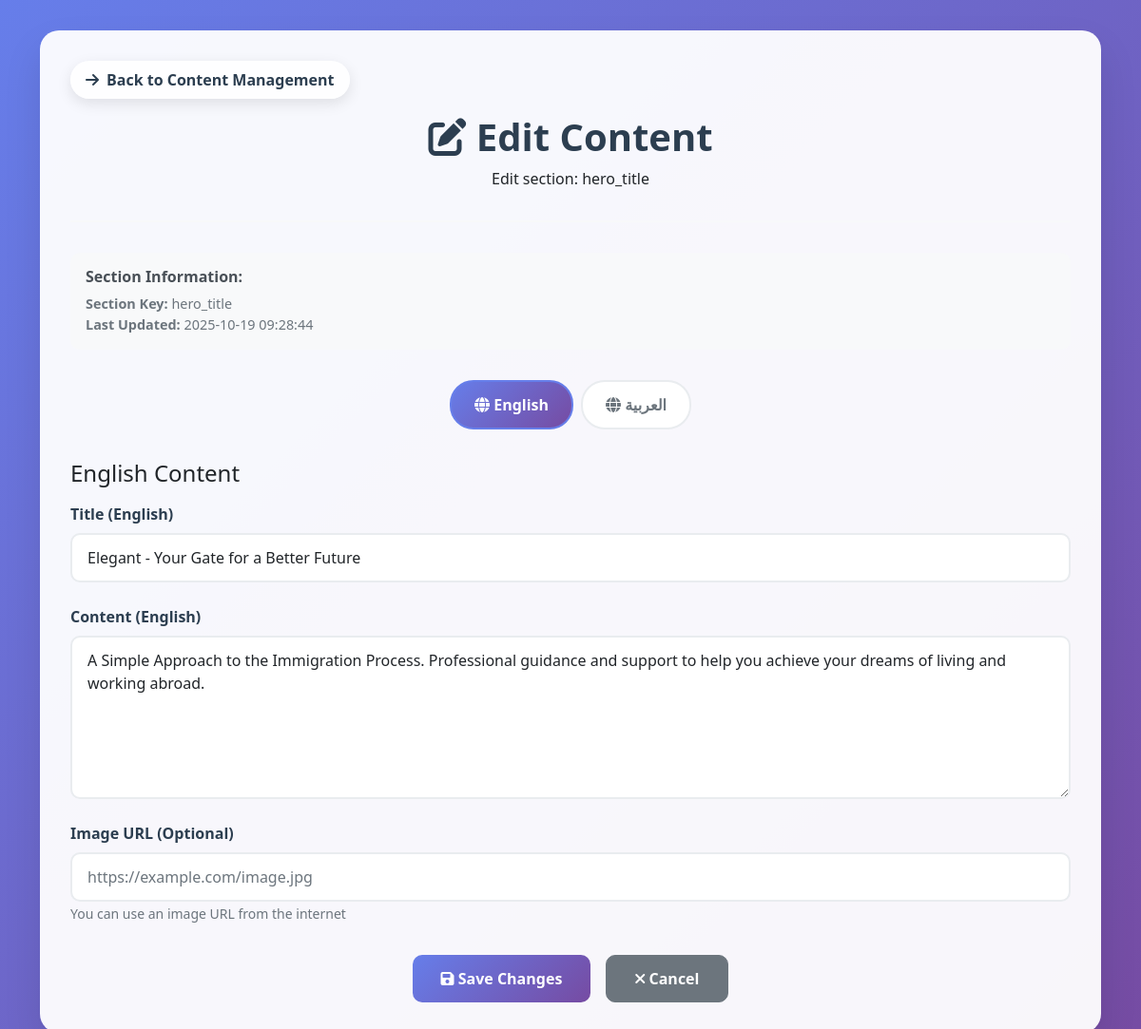
The page /dashboard/content/edit/1 on the database its author committed.
### tables this page shows
CREATE TABLE page_sections (
            id INTEGER PRIMARY KEY AUTOINCREMENT,
            page_name TEXT NOT NULL,
            section_key TEXT NOT NULL,
            title_en TEXT,
            title_ar TEXT,
            content_en TEXT,
            content_ar TEXT,
            image_url TEXT,
            order_index INTEGER DEFAULT 0,
            is_active BOOLEAN DEFAULT 1,
            updated_at TIMESTAMP DEFAULT CURRENT_TIMESTAMP,
            UNIQUE(page_name, section_key)
        );

### app.py (the view, shortened to what this page needs)
@app.route('/dashboard/content/edit/<int:section_id>', methods=['GET', 'POST'])
def edit_content(section_id):
    conn = get_db_connection()
    current_lang = get_language()
    section = conn.execute('SELECT * FROM page_sections WHERE id = ?', (section_id,)).fetchone()
    conn.close()
    if section is None:
        if current_lang == 'ar':
            flash('القسم غير موجود!', 'error')
        else:
            flash('Section not found!', 'error')
        return redirect(url_for('dashboard_content'))
    return render_template('edit_content.html', section=section, current_lang=current_lang, languages=SUPPORTED_LANGUAGES)

### app.py (called while the page is built)
def get_language():
    return session.get('language', 'en')

def get_db_connection():
    conn = sqlite3.connect('website_content.db')
    conn.row_factory = sqlite3.Row
    return conn

### templates/edit_content.html (shortened to what this page needs)
<!DOCTYPE html>
<html lang="{% if current_lang == 'ar' %}ar{% else %}en{% endif %}" dir="{% if current_lang == 'ar' %}rtl{% else %}ltr{% endif %}">
<head>
    <link href="https://cdn.jsdelivr.net/npm/bootstrap@5.1.3/dist/css/bootstrap.min.css" rel="stylesheet">
    <link href="https://cdnjs.cloudflare.com/ajax/libs/font-awesome/6.0.0/css/all.min.css" rel="stylesheet">
</head>
<body>
    <div class="container">
        <div class="form-container">
            <a href="{{ url_for('dashboard_content') }}" class="back-btn">
                <i class="fas fa-arrow-right"></i> {% if current_lang == 'ar' %}العودة لإدارة المحتوى{% else %}Back to Content Management{% endif %}
            </a>
            <div class="page-header">
                <h1><i class="fas fa-edit"></i> {% if current_lang == 'ar' %}تحرير المحتوى{% else %}Edit Content{% endif %}</h1>
                <p>{% if current_lang == 'ar' %}تعديل محتوى قسم: {{ section.section_key }}{% else %}Edit section: {{ section.section_key }}{% endif %}</p>
            </div>
            <div class="section-info">
                <h6>{% if current_lang == 'ar' %}معلومات القسم:{% else %}Section Information:{% endif %}</h6>
                <p><strong>{% if current_lang == 'ar' %}مفتاح القسم:{% else %}Section Key:{% endif %}</strong> {{ section.section_key }}</p>
                <p><strong>{% if current_lang == 'ar' %}آخر تحديث:{% else %}Last Updated:{% endif %}</strong> {{ section.updated_at }}</p>
            </div>
            <form method="POST">
                <div class="language-tabs">
                    <div class="lang-tab active" onclick="switchLanguage('en')">
                        <i class="fas fa-globe"></i> English
                    </div>
                    <div class="lang-tab" onclick="switchLanguage('ar')">
                        <i class="fas fa-globe"></i> العربية
                    </div>
                </div>
                <div id="en-content" class="lang-content active">
                    <h4 class="mb-3">{% if current_lang == 'ar' %}المحتوى الإنجليزي{% else %}English Content{% endif %}</h4>
                    <div class="form-group">
                        <label for="title_en" class="form-label">{% if current_lang == 'ar' %}العنوان (إنجليزي){% else %}Title (English){% endif %}</label>
                        <input type="text" class="form-control" id="title_en" name="title_en"
                               value="{{ section.title_en or '' }}"
                               placeholder="{% if current_lang == 'ar' %}أدخل العنوان بالإنجليزية{% else %}Enter title in English{% endif %}">
                    </div>
                    <div class="form-group">
                        <label for="content_en" class="form-label">{% if current_lang == 'ar' %}المحتوى (إنجليزي){% else %}Content (English){% endif %}</label>
                        <textarea class="form-control" id="content_en" name="content_en" rows="6"
                                  placeholder="{% if current_lang == 'ar' %}أدخل المحتوى بالإنجليزية{% else %}Enter content in English{% endif %}">{{ section.content_en or '' }}</textarea>
                    </div>
                </div>
                <div class="form-group">
                    <label for="image_url" class="form-label">{% if current_lang == 'ar' %}رابط الصورة (اختياري){% else %}Image URL (Optional){% endif %}</label>
                    <input type="url" class="form-control" id="image_url" name="image_url"
                           value="{{ section.image_url or '' }}"
                           placeholder="https://example.com/image.jpg">
                    <small class="form-text text-muted">{% if current_lang == 'ar' %}يمكنك استخدام رابط صورة من الإنترنت{% else %}You can use an image URL from the internet{% endif %}</small>
                </div>
                <div class="form-actions">
                    <button type="submit" class="btn btn-primary">
                        <i class="fas fa-save"></i> {% if current_lang == 'ar' %}حفظ التعديلات{% else %}Save Changes{% endif %}
                    </button>
                    <a href="{{ url_for('dashboard_content') }}" class="btn btn-secondary">
                        <i class="fas fa-times"></i> {% if current_lang == 'ar' %}إلغاء{% else %}Cancel{% endif %}
                    </a>
                </div>
            </form>
        </div>
    </div>
</body>
</html>

### templates/edit_content.html (style rules this page uses)
body { background: linear-gradient(135deg, #667eea 0%, #764ba2 100%); min-height: 100vh; font-family: 'Segoe UI', Tahoma, Geneva, Verdana, sans-serif; }
.form-container { background: rgba(255, 255, 255, 0.95); border-radius: 20px; box-shadow: 0 20px 40px rgba(0, 0, 0, 0.1); margin: 2rem auto; padding: 2rem; }
.page-header { text-align: center; margin-bottom: 2rem; padding-bottom: 1rem; border-bottom: 2px solid #f8f9fa; }
.page-header h1 { color: #2c3e50; font-weight: 700; margin-bottom: 0.5rem; }
.form-group { margin-bottom: 1.5rem; }
.form-label { font-weight: 600; color: #2c3e50; margin-bottom: 0.5rem; }
.form-control { border-radius: 10px; border: 2px solid #e9ecef; padding: 0.75rem 1rem; transition: all 0.3s ease; }
.btn-primary { background: linear-gradient(135deg, #667eea 0%, #764ba2 100%); border: none; border-radius: 10px; padding: 12px 30px; font-weight: 600; transition: all 0.3s ease; }
.btn-secondary { border-radius: 10px; padding: 12px 30px; font-weight: 600; }
.back-btn { background: rgba(255, 255, 255, 0.9); border-radius: 50px; padding: 8px 16px; text-decoration: none; color: #2c3e50; font-weight: 600; box-shadow: 0 5px 15px rgba(0, 0, 0, 0.1); transition: all 0.3s ease; display: inline-flex; align-items: center; gap: 0.5rem; margin-bottom: 1rem; }
.form-actions { display: flex; gap: 1rem; justify-content: center; margin-top: 2rem; }
.language-tabs { display: flex; gap: 0.5rem; margin-bottom: 2rem; justify-content: center; }
.lang-tab { padding: 0.75rem 1.5rem; border: 2px solid #e9ecef; border-radius: 25px; background: white; color: #6c757d; font-weight: 600; transition: all 0.3s ease; cursor: pointer; }
.lang-tab.active { background: linear-gradient(135deg, #667eea 0%, #764ba2 100%); color: white; border-color: #667eea; }
.lang-content { display: none; }
.lang-content.active { display: block; }
.section-info { background: #f8f9fa; border-radius: 10px; padding: 1rem; margin-bottom: 2rem; }
.section-info h6 { color: #495057; font-weight: 600; margin-bottom: 0.5rem; }
.section-info p { color: #6c757d; font-size: 0.9rem; margin: 0; }

### rows shown on the page
page_sections: section_key "hero_title", updated_at "2025-10-19 09:28:44", title_en "Elegant - Your Gate for a Better Future", content_en "A Simple Approach to the Immigration Process. Professional guidance and support to help you achieve your dreams of living and working abroad."
